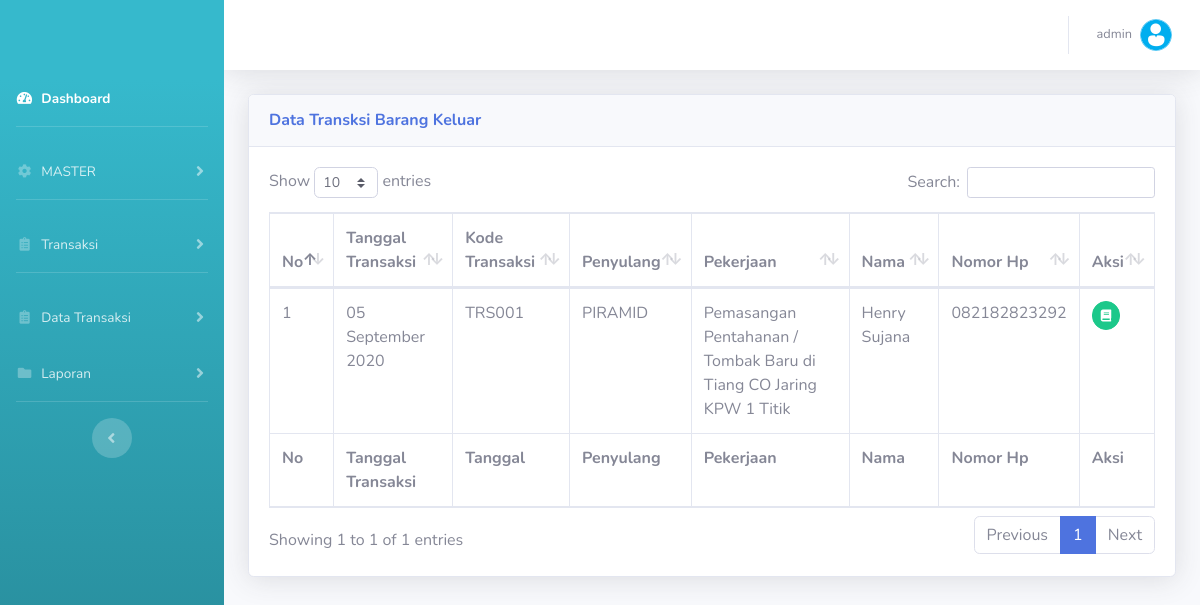
/v_transaksi.php (signed in), run on the app's committed database.
### tables this page shows
CREATE TABLE `tbl_transaksi` (
  `kodetransaksi` varchar(20) NOT NULL,
  `tanggaltransaksi` date NOT NULL,
  `nama` varchar(100) NOT NULL,
  `nomorhp` varchar(13) NOT NULL,
  `pekerjaan` text NOT NULL,
  `penanggungjawab` varchar(50) NOT NULL,
  `penyulang` varchar(20) NOT NULL
);

### fnc.php (called while the page is built, shortened)
<?php
	function TanggalIndo($date){
	$BulanIndo = array("Januari", "Februari", "Maret", "April", "Mei", "Juni", "Juli", "Agustus", "September", "Oktober", "November", "Desember");
	$tahun = substr($date, 0, 4);
	$bulan = substr($date, 5, 2);
	$tgl   = substr($date, 8, 2);
	$result = $tgl . " " . $BulanIndo[(int)$bulan-1] . " ". $tahun;
	return($result);
}
 ?>

### v_transaksi.php (the view)
<?php include 'head.php'; ?>
        <div class="container-fluid">
          <div class="card shadow mb-4">
            <div class="card-header py-3">
              <h6 class="m-0 font-weight-bold text-primary">Data Transksi Barang Keluar</h6>
            </div>
            <div class="card-body">
              <div class="table-responsive">
                <table class="table table-bordered" id="dataTable" width="100%" cellspacing="0">
                  <thead>
                    <tr>
                      <th>No</th>
                      <th>Tanggal Transaksi</th>
                      <th>Kode Transaksi</th>
                      <th>Penyulang</th>
                      <th>Pekerjaan</th>
                      <th>Nama</th>
                      <th>Nomor Hp</th>
                      <th>Aksi</th>
                    </tr>
                  </thead>
                  <tfoot>
                    <tr>
                      <th>No</th>
                      <th>Tanggal Transaksi</th>
                      <th>Tanggal</th>
                      <th>Penyulang</th>
                      <th>Pekerjaan</th>
                      <th>Nama</th>
                      <th>Nomor Hp</th>
                      <th>Aksi</th>
                    </tr>
                  </tfoot>
                  <tbody>
                  <?php $qwr=mysqli_query($koneksi,"SELECT * from tbl_transaksi order by kodetransaksi ASC");
                  $no=1;
                        while ($data=mysqli_fetch_array($qwr)){
                  ?>
                    <tr>
                      <td><?php echo $no++; ?></td>
                      <td><?php echo TanggalIndo($data['tanggaltransaksi']); ?></td>
                      <td><?php echo $data['kodetransaksi']; ?></td>
                      <td><?php echo $data['penyulang']; ?></td>
                      <td><?php echo $data['pekerjaan']; ?></td>
                      <td><?php echo $data['nama']; ?></td>
                      <td><?php echo $data['nomorhp']; ?></td>
                      <td>
                        <a href="v_detail-transaksi.php?id=<?php echo $data['kodetransaksi'] ?>" class="btn btn-success btn-circle btn-sm" title="DETAIL"><i class="fas fa-book"></i></a>
                      </td>
                    </tr>
                  <?php } ?>
                  </tbody>
                </table>
              </div>
            </div>
          </div>
        </div>
      </div>
      <?php include 'foot.php'; ?>

### data on the page
tbl_transaksi: tanggaltransaksi "05 September 2020", kodetransaksi "TRS001", penyulang "PIRAMID", pekerjaan "Pemasangan Pentahanan / Tombak Baru di Tiang CO Jaring KPW 1 Titik", nama "Henry Sujana", nomorhp "082182823292"

### other printed values
$_SESSION['nama'] "admin"
